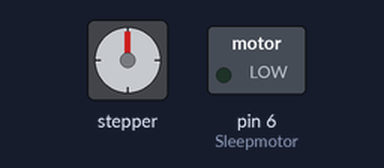
This sketch was run on a simulated Arduino Uno, built with avr-gcc and run on an emulated ATmega328P. Shown: stepper motor, switched loads named in the sketch (green lamp = pin HIGH). Wiring (inferred from the names in the program): stepper motor driver (200 steps per turn assumed): step pin 5; direction pin 4. Pins used as bus, display or sensor lines are not drawn.

Above: at 0.05 s.
At 3.75 s:
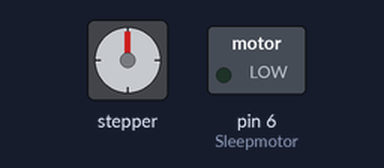
At 7.55 s:
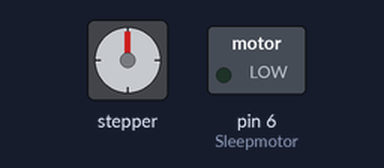
At 15.05 s:
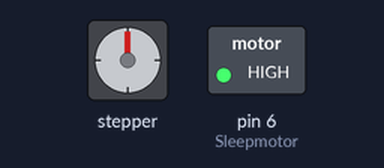
Timing chart, 0 to 19.6 s (numbered marks = the images above):
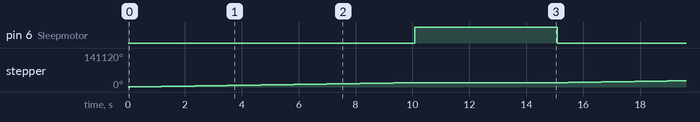

Measured:
- by itself, pin 6 (Sleepmotor): alternates HIGH for 5.0 s and LOW for 10.1 s
- by itself, stepper: turns 18000° clockwise in 10.1 s, repeating every 15.1 s

The sketch:

Motor.ino
```cpp
//Constants-----------------------------------------------------


const int Sleepmotor = 6;
const int step = 5;
const int dirPin = 4;


  const int calibrated = 100; // only for testing
  const int buttom_1 = 13;
  int amount = 200;

// Functions

void stepper(float Screw_turns, int motorpin, bool direction) {

  int speed = 500;      //NEEDS TO BE CALIBRATED !!!
  int full_turn = 10000;

  int steps = Screw_turns * full_turn;  // get how many steps

  digitalWrite(Sleepmotor, LOW);
  digitalWrite(dirPin, direction);

  for (int x = 0; x < steps; x++) {
    digitalWrite(motorpin, HIGH);
    delayMicroseconds(speed);
    digitalWrite(motorpin, LOW);
    delayMicroseconds(speed);
  }
  digitalWrite(Sleepmotor, HIGH);
}


void feed( int cal,int amount, bool slow) {
  float turns;
  turns = 50 / cal;  //  to get how many turns to get 50g

  for (int i = 0; i <= amount; i = i + 50) {
    stepper(turns, step, 0);  //1 turn = 4000 steps = 103g
    stepper(0.2, step, 1);       //spins backwards chug control
    if (slow) {
      delay(5000);
    }
  }
}


void setup() {


  pinMode(step, OUTPUT);
  pinMode(dirPin, OUTPUT);
  pinMode(Sleepmotor, OUTPUT);
  pinMode(buttom_1, INPUT_PULLUP);


}

void loop() {
/*
  bool buttom1 = digitalRead(buttom_1);

  if (buttom1 == 0) {
    // stepper(5, step, 0);
    feed(calibrated, amount,0);
  }*/

  feed(calibrated, amount,0);
  delay(5000);
}
```
